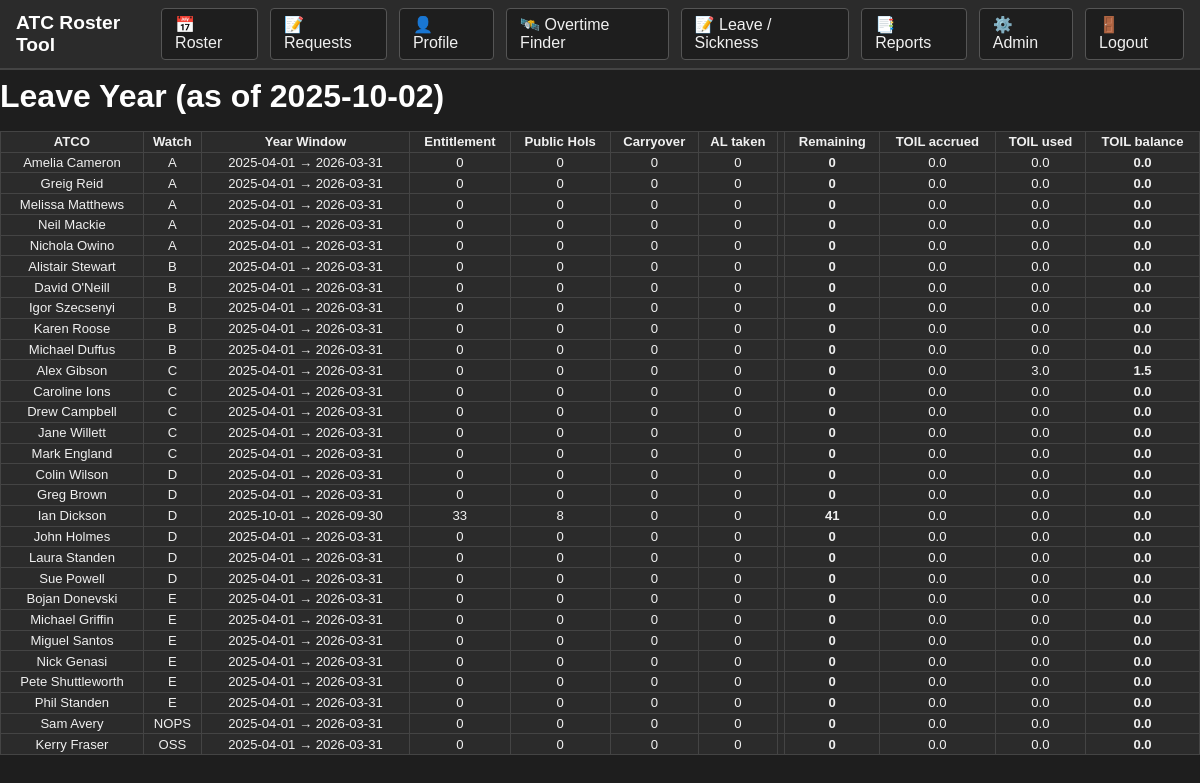
Screenshot of /reports/leave-year (signed in) with the database file from the repository.
### app.py (models this page shows, shortened)
class Staff(UserMixin, db.Model):
    id = db.Column(db.Integer, primary_key=True)
    username = db.Column(db.String(80), unique=True, nullable=False)
    password_hash = db.Column(db.String(200), nullable=False)
    role = db.Column(db.String(10), nullable=False, default="user")
    is_admin = db.Column(db.Boolean, default=False)
    calendar_token = db.Column(db.String(64), unique=True, nullable=True)
    name = db.Column(db.String(80), nullable=False)
    staff_no = db.Column(db.String(20), unique=True, nullable=False)
    watch_id = db.Column(db.Integer, db.ForeignKey("watch.id"))
    watch = db.relationship("Watch", backref="members")
    medical_expiry = db.Column(db.Date, nullable=True)
    tower_ue_expiry = db.Column(db.Date, nullable=True)
    radar_ue_expiry = db.Column(db.Date, nullable=True)
    tower_ut = db.Column(db.Boolean, default=False)
    radar_ut = db.Column(db.Boolean, default=False)
    met_ue_expiry = db.Column(db.Date, nullable=True)
    met_ut = db.Column(db.Boolean, default=False)
    has_assessor = db.Column(db.Boolean, default=False)
    is_operational = db.Column(db.Boolean, default=True)
    is_trainee = db.Column(db.Boolean, default=False)
    has_ojti = db.Column(db.Boolean, default=False)
    is_wm = db.Column(db.Boolean, default=False)
    is_dwm = db.Column(db.Boolean, default=False)
    exclude_from_ot = db.Column(db.Boolean, default=False)
    pattern_csv = db.Column(db.String, default="M,M,A,A,N,N,OFF,OFF,OFF,OFF")
    pattern_anchor = db.Column(db.Date, nullable=True)
    toil_half_days = db.Column(db.Integer, default=0)
    leave_year_start_month = db.Column(db.Integer, default=4)  # 1..12
    leave_entitlement_days = db.Column(db.Integer, default=0)
    leave_public_holidays = db.Column(db.Integer, default=0)
    leave_carryover_days = db.Column(db.Integer, default=0)

### app.py (the view)
@app.route("/reports/leave-year")
@login_required
def report_leave_year():
    if not is_admin_user(current_user):
        flash("Admins only!", "error")
        return redirect(url_for("index"))
    today = date.today()
    people = (Staff.query
              .outerjoin(Watch, Staff.watch_id == Watch.id)
              .order_by(Watch.order_index, Staff.name).all())
    rows = []
    for s in people:
        start, end = _current_leave_year_window(s, today)
        q = (Assignment.query
             .filter(Assignment.staff_id == s.id,
                     Assignment.day >= start,
                     Assignment.day <= end))
        al_taken = sum(1 for a in q.all() if a.code == "AL")
        entitlement = (s.leave_entitlement_days or 0)
        ph = (s.leave_public_holidays or 0)
        carry = (s.leave_carryover_days or 0)
        remaining = entitlement + ph + carry - al_taken
        acc_half, use_half = _toil_accrued_used_in_range_half_days(
            s.id, start, end)
        rows.append({
            "staff": s,
            "watch": s.watch.name.replace("Watch ", "") if s.watch else "-",
            "leave_year_start": start,
            "leave_year_end": end,
            "entitlement": entitlement,
            "public_holidays": ph,
            "carryover": carry,
            "al_taken": al_taken,
            "remaining": remaining,
            "toil_accrued_days": acc_half / 2.0,
            "toil_used_days": use_half / 2.0,
            "toil_balance_days": (s.toil_half_days or 0) / 2.0,
        })
    return render_template("report_leave_year.html", rows=rows, today=today)

### app.py (called while the page is built)
@login_manager.user_loader
def load_user(user_id):
    return db.session.get(Staff, int(user_id))

def is_editor_user(u) -> bool:
    return getattr(u, "role", "") in ("editor", "admin")

@app.context_processor
def inject_perms():
    au = current_user if getattr(
        current_user, "is_authenticated", False) else None
    return {"is_admin": (bool(au) and is_admin_user(au))}

def month_range(year: int, month: int):
    start = date(year, month, 1)
    stop = date(year + (month // 12), (month % 12) + 1, 1)
    days = (stop - start).days
    return start, [start + timedelta(d) for d in range(days)]

def parse_annotation(s: str):
    if not s:
        return None
    m = ANNOT_RE.match(s.strip().upper())
    if not m:
        return None
    typ, suf = m.group(1).upper(), (m.group(2).upper() if m.group(2) else None)
    return {"type": typ, "suffix": suf}

def is_admin_user(u) -> bool:
    return bool(getattr(u, "is_admin", False) or getattr(u, "role", "") == "admin")

@app.context_processor
def inject_perms():
    au = current_user if getattr(
        current_user, "is_authenticated", False) else None
    return {
        "is_admin":  bool(au) and is_admin_user(au),
        "is_editor": bool(au) and is_editor_user(au),
    }

def _current_leave_year_window(s: Staff, today: date | None = None):
    today = today or date.today()
    start_month = s.leave_year_start_month or 4
    start_year = today.year if today.month >= start_month else today.year - 1
    start = date(start_year, start_month, 1)
    end_year = start_year + 1 if start_month > 1 else start_year + 1
    end_month = start_month - 1 if start_month > 1 else 12
    _, end_days = month_range(end_year, end_month)
    end = end_days[-1]
    return start, end

def _toil_accrual_half_days_from_annotation(parsed):
    if not parsed:
        return 0
    typ = parsed["type"]
    if typ in ("TOA8", "TOAU"):
        return 2
    if typ == "TOAI":
        return 1
    return 0

def _toil_accrued_used_in_range_half_days(staff_id: int, start_day: date, end_day: date):
    acc = use = 0
    q = (Assignment.query
         .filter(Assignment.staff_id == staff_id,
                 Assignment.day >= start_day,
                 Assignment.day <= end_day))
    for a in q.all():
        pa = parse_annotation(a.annotation)
        acc += _toil_accrual_half_days_from_annotation(pa)
        if a.code == "TOU8":
            use += 2
        elif a.code == "TOUI":
            use += 1
    return acc, use

### templates/report_leave_year.html (shortened to what this page needs)
{% extends "base.html" %}
{% block content %}
<h1> Leave Year (as of {{ today }})</h1>
<div class="table-scroll">
  <table class="table">
    <thead>
      <tr>
        <th>ATCO</th><th>Watch</th><th>Year Window</th>
        <th>Entitlement</th><th>Public Hols</th><th>Carryover</th>
        <th>AL taken</th><th></th><th>Remaining</th>
        <th>TOIL accrued</th><th>TOIL used</th><th>TOIL balance</th>
      </tr>
    </thead>
    <tbody>
      {% for r in rows %}
        <tr>
          <td>{{ r.staff.name }}</td>
          <td>{{ r.watch }}</td>
          <td>{{ r.leave_year_start }} → {{ r.leave_year_end }}</td>
          <td class="ta-right">{{ r.entitlement }}</td>
          <td class="ta-right">{{ r.public_holidays }}</td>
          <td class="ta-right">{{ r.carryover }}</td>
          <td class="ta-right">{{ r.al_taken }}</td>
          <td></td>
          <td class="ta-right"><strong>{{ r.remaining }}</strong></td>
          <td class="ta-right">{{ '%.1f' % r.toil_accrued_days }}</td>
          <td class="ta-right">{{ '%.1f' % r.toil_used_days }}</td>
          <td class="ta-right"><strong>{{ '%.1f' % r.toil_balance_days }}</strong></td>
        </tr>
      {% endfor %}
    </tbody>
  </table>
</div>
{% endblock %}

### static/styles.css (style rules this page uses)
:root { --bg:#1e1e1e; --card:#2b2b2b; --line:#444; --text:#f0f0f0; --head:#333; --head2:#444; --green:#27ae60; --purple:#8e44ad; --orange:#e67e22; --yellow:#f1c40f; --red:#e74c3c; --blue:#3498db; --ui-scale: 1; }
* { box-sizing:border-box }
body { font-family: Arial, Helvetica, sans-serif; margin:0; padding:0; background:var(--bg); color:var(--text); }
h1,h2,h3 { margin:.5rem 0 1rem; color:#fff }
table { border-collapse:collapse; width:100%; margin-bottom:0; font-size:.82rem; background:var(--card); color:var(--text); }
th,td { border:1px solid var(--line); text-align:center; padding:.15rem }
th, td { font-size: calc(.82rem * var(--ui-scale)); }

### templates/base.html (style rules this page uses)
* { -webkit-print-color-adjust: exact; print-color-adjust: exact; }

### rows the page displays
Staff: staff.name "Amelia Cameron"
Staff: staff.name "Greig Reid"
Staff: staff.name "Melissa Matthews"
Staff: staff.name "Neil Mackie"
Staff: staff.name "Nichola Owino"
Staff: staff.name "Alistair Stewart"
Staff: staff.name "David O'Neill"
Staff: staff.name "Igor Szecsenyi"
Staff: staff.name "Karen Roose"
Staff: staff.name "Michael Duffus"
Staff: staff.name "Alex Gibson"
Staff: staff.name "Caroline Ions"
Staff: staff.name "Drew Campbell"
Staff: staff.name "Jane Willett"
Staff: staff.name "Mark England"
Staff: staff.name "Colin Wilson"
Staff: staff.name "Greg Brown"
Staff: staff.name "Ian Dickson"
Staff: staff.name "John Holmes"
Staff: staff.name "Laura Standen"
Staff: staff.name "Sue Powell"
Staff: staff.name "Bojan Donevski"
Staff: staff.name "Michael Griffin"
Staff: staff.name "Miguel Santos"
Staff: staff.name "Nick Genasi"
Staff: staff.name "Pete Shuttleworth"
Staff: staff.name "Phil Standen"
Staff: staff.name "Sam Avery"
Staff: staff.name "Kerry Fraser"

### other values shown
{{ today }} "2025-10-02"
{{ r.watch }} "A" "A" "A" "A" "A" "B" "B" "B" "B" "B" "C" "C" "C" "C" "C" "D" "D" "D" "D" "D" "D" "E" "E" "E" "E" "E" "E" "NOPS" "OSS"
{{ r.leave_year_start }} "2025-04-01" "2025-04-01" "2025-04-01" "2025-04-01" "2025-04-01" "2025-04-01" "2025-04-01" "2025-04-01" "2025-04-01" "2025-04-01" "2025-04-01" "2025-04-01" "2025-04-01" "2025-04-01" "2025-04-01" "2025-04-01" "2025-04-01" "2025-10-01" "2025-04-01" "2025-04-01" "2025-04-01" "2025-04-01" "2025-04-01" "2025-04-01" "2025-04-01" "2025-04-01" "2025-04-01" "2025-04-01" "2025-04-01"
{{ r.leave_year_end }} "2026-03-31" "2026-03-31" "2026-03-31" "2026-03-31" "2026-03-31" "2026-03-31" "2026-03-31" "2026-03-31" "2026-03-31" "2026-03-31" "2026-03-31" "2026-03-31" "2026-03-31" "2026-03-31" "2026-03-31" "2026-03-31" "2026-03-31" "2026-09-30" "2026-03-31" "2026-03-31" "2026-03-31" "2026-03-31" "2026-03-31" "2026-03-31" "2026-03-31" "2026-03-31" "2026-03-31" "2026-03-31" "2026-03-31"
{{ r.entitlement }} "0" "0" "0" "0" "0" "0" "0" "0" "0" "0" "0" "0" "0" "0" "0" "0" "0" "33" "0" "0" "0" "0" "0" "0" "0" "0" "0" "0" "0"
{{ r.public_holidays }} "0" "0" "0" "0" "0" "0" "0" "0" "0" "0" "0" "0" "0" "0" "0" "0" "0" "8" "0" "0" "0" "0" "0" "0" "0" "0" "0" "0" "0"
{{ r.carryover }} "0" "0" "0" "0" "0" "0" "0" "0" "0" "0" "0" "0" "0" "0" "0" "0" "0" "0" "0" "0" "0" "0" "0" "0" "0" "0" "0" "0" "0"
{{ r.al_taken }} "0" "0" "0" "0" "0" "0" "0" "0" "0" "0" "0" "0" "0" "0" "0" "0" "0" "0" "0" "0" "0" "0" "0" "0" "0" "0" "0" "0" "0"
{{ r.remaining }} "0" "0" "0" "0" "0" "0" "0" "0" "0" "0" "0" "0" "0" "0" "0" "0" "0" "41" "0" "0" "0" "0" "0" "0" "0" "0" "0" "0" "0"
{{ '%.1f' % r.toil_accrued_days }} "0.0" "0.0" "0.0" "0.0" "0.0" "0.0" "0.0" "0.0" "0.0" "0.0" "0.0" "0.0" "0.0" "0.0" "0.0" "0.0" "0.0" "0.0" "0.0" "0.0" "0.0" "0.0" "0.0" "0.0" "0.0" "0.0" "0.0" "0.0" "0.0"
{{ '%.1f' % r.toil_used_days }} "0.0" "0.0" "0.0" "0.0" "0.0" "0.0" "0.0" "0.0" "0.0" "0.0" "3.0" "0.0" "0.0" "0.0" "0.0" "0.0" "0.0" "0.0" "0.0" "0.0" "0.0" "0.0" "0.0" "0.0" "0.0" "0.0" "0.0" "0.0" "0.0"
{{ '%.1f' % r.toil_balance_days }} "0.0" "0.0" "0.0" "0.0" "0.0" "0.0" "0.0" "0.0" "0.0" "0.0" "1.5" "0.0" "0.0" "0.0" "0.0" "0.0" "0.0" "0.0" "0.0" "0.0" "0.0" "0.0" "0.0" "0.0" "0.0" "0.0" "0.0" "0.0" "0.0"
